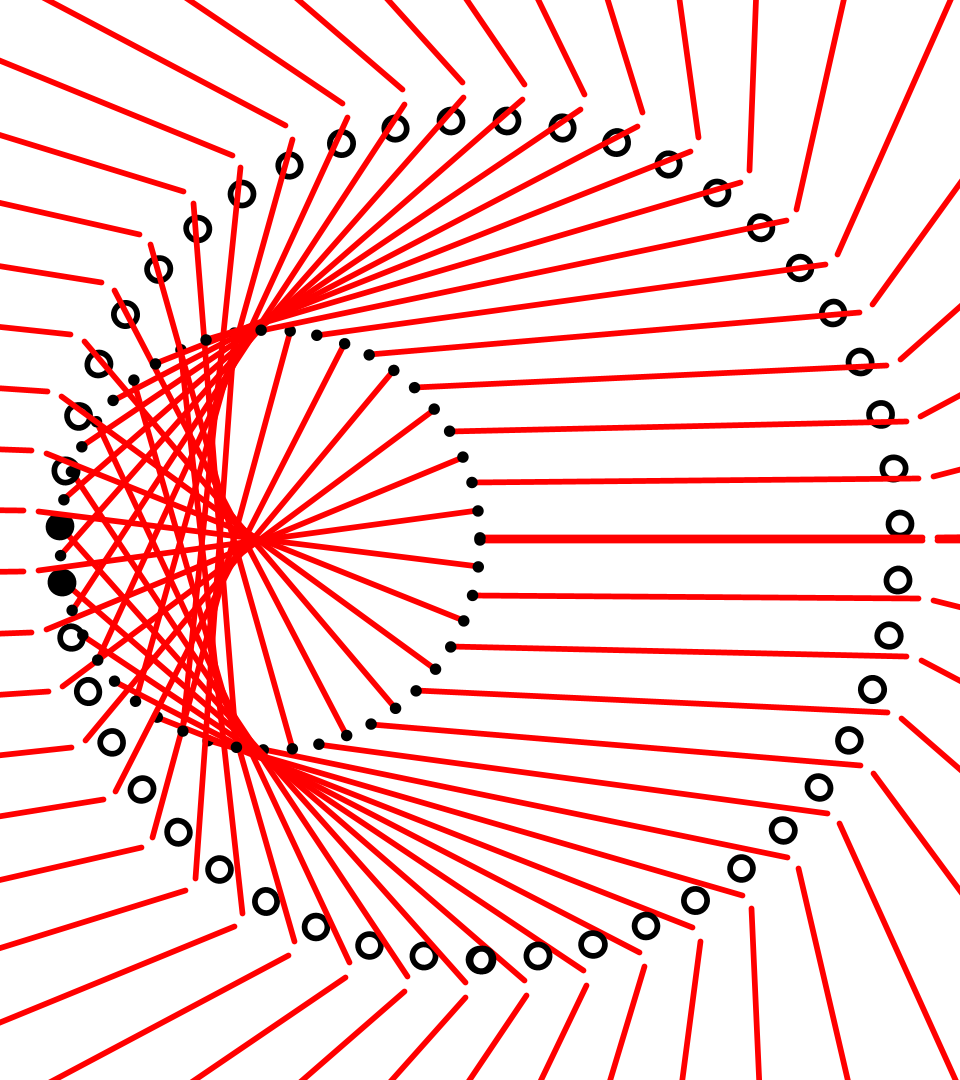
Frame 1 (no input)
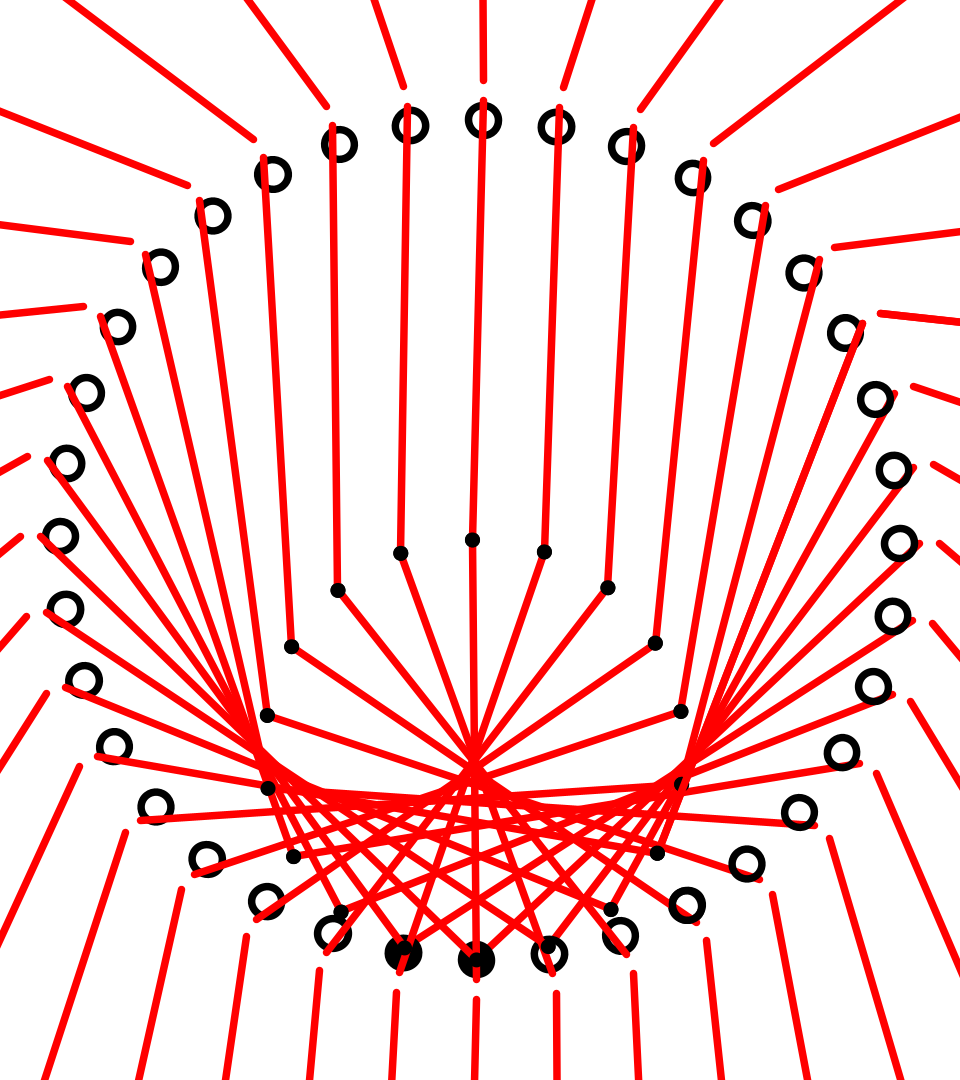
Frame 60 (the mouse pressed at the canvas centre just before this capture)
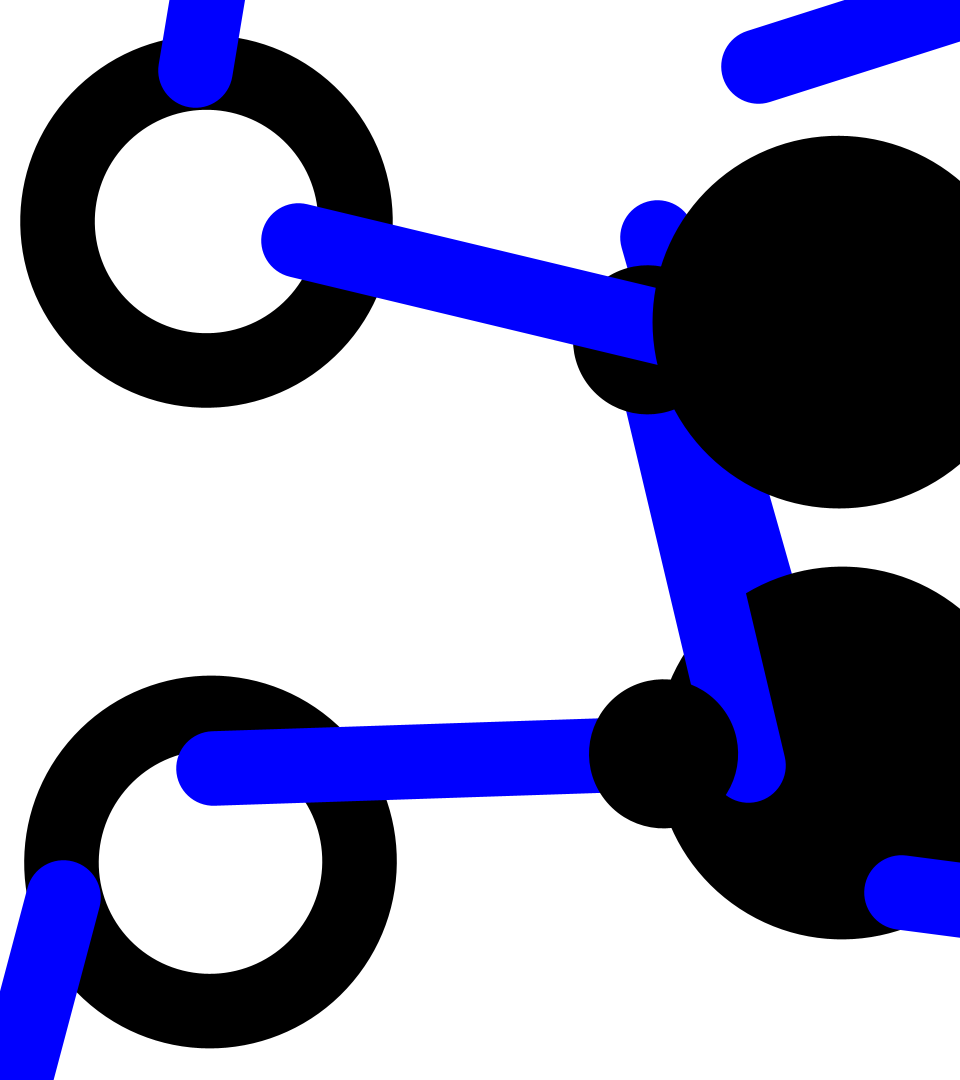
Frame 120 (the mouse held since frame 60 and released just before this capture)

The Processing sketch that drew these frames (run headless with seeded random() and noise(); from frame 60 on, the mouse is pressed at the canvas centre):

// Processing sketch: Arash_Muheeby
// ── Arash_Muheeby.pde
float x = 450; // Initial x-position of the lines 
float y = 420; 
float angle; // stores the current angle of rotation
float dia = 22; // Initial diameter of the shape
float changeSpeed = 0.7; // controls how fast the diamter changes based on mouse postion
boolean isRed = true; // tracks if the line color is red or blue
boolean reverseRotation = false; // determines if rotation is reversed
color bgColor = color(255); // white background
int lastClickTime = 0; // Differentiate between a single and double click
int doubleClickThreshold = 500; // limit for double click

void setup() {
  size(960, 1080); // window size
  surface.setLocation(957, 0); // postion of window on the screen
}

void draw() {
  background(bgColor); // sets up the background color
  
  // calculates distance of the mouse from the center of canvas
  float distFromCenter = dist(mouseX, mouseY, width / 2, height / 2);
  
  // adjusts the speed based on the distance from the center
  if (distFromCenter < 120) { 
    changeSpeed = 0.015; // Slower change when close to the center 
  } else {
    changeSpeed = 0.12; // faster change when further from the center 
  }
  
  mouseX = constrain(mouseX, 30, width); // Changed lower limit of mouseX
  dia = lerp(dia, mouseX, changeSpeed); // lerp syntax allows for smoother change
  
  translate(width / 2, height / 2); // Origin moves to center of canvas 
  if (reverseRotation) {
    rotate(radians(angle / 2)); // When statment is true then direction reverses
  } else {
    rotate(-radians(angle / 2)); // direction of rotation stays the same
  }

// Drawing the ellipses and rotating lines 
  for (float a = 0; a < 360; a += dia / 3) { // Slightly increasing the increment   
    pushMatrix();
    rotate(radians(a)); // each shape rotates by an increment 
    
    // setting up the line color based on `isRed` from previous steps
    stroke(isRed ? color(255, 0, 0) : color(0, 0, 255)); // Toggles the line between red and blue
    strokeWeight(dia / 4); // Stroke weight is set based on the diameter
    line(0, y * sin(radians(a + angle)), x - dia / 3, 0); // draws the line for the center. go over this 
    line(width, y * sin(radians(a + angle)), x + dia / 3, 0); // draws line to the right side 
    
    noStroke(); // disables the stroke
    fill(0); // fill color to black 
    ellipse(0, y * sin(radians(a + angle)), dia / 2, dia / 2); // smalle ellipses at endpoint of each line 
    
    stroke(0); //stroke color back to black
    if (y <= y * sin(radians(a + angle)) + dia / 4) fill(0); // condition slightly adjusted
    else noFill(); // if condition is not met then no fill
    ellipse(0, y, dia, dia); // ellipses at the center
    popMatrix(); // stores the previous transformation 
  }
  angle++; // Increases the angle for rotation animation
}

void mousePressed() {
  int currentTime = millis(); // current time in milliseconds
  
  if (currentTime - lastClickTime < doubleClickThreshold) {
    // if time between click  is than the threshold then its a double click
    reverseRotation = !reverseRotation; // Toggle rotation direction
    bgColor = (bgColor == color(255)) ? color(255, 255, 0) : color(255); // background color between white and yellow
  } else {
    // Single click detection
    isRed = !isRed; // Toggle between red and blue for line color
  }
  
  lastClickTime = currentTime; // Updates the time of the last click
}
